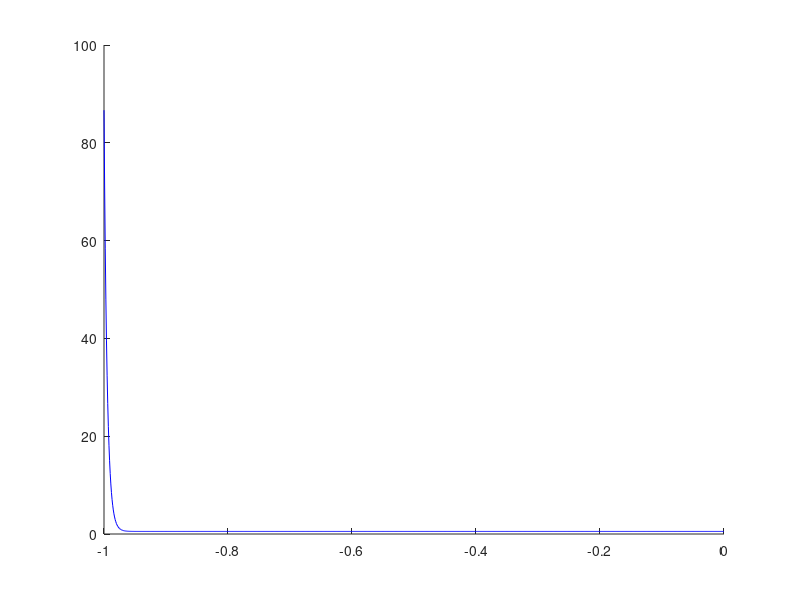
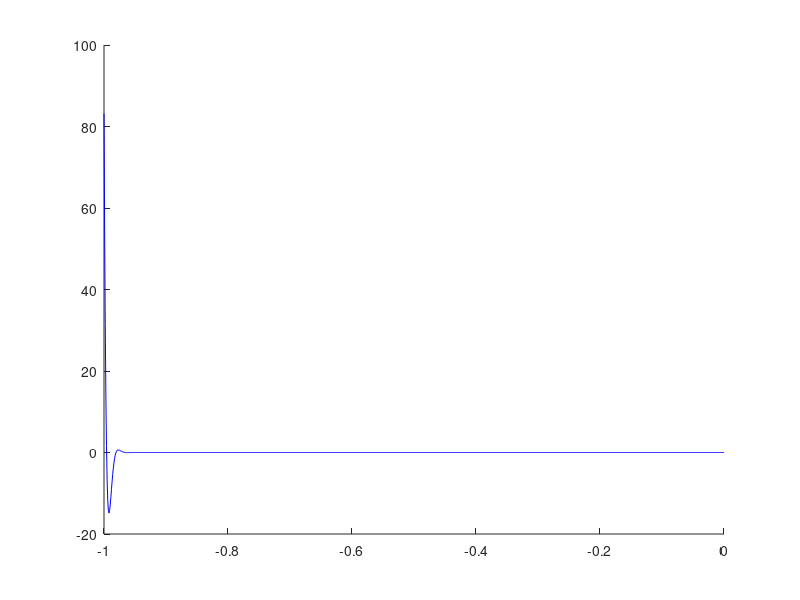

These figures' MATLAB source, in order:
clear all; close all; clc

%% Input

% Load
S_max = 300e6; % [N/m^2]
R_load = 0.1; % [-]

% Total number of cycles
N = 10; % [-]

% Adherent
E   = 70e9; % [Pa]
t   = 0.0032; % [m]
v   = 0.34; % [-]
% Strap (upper, long adherent) length
L_1 = 1; % [m]
% lap (lower, short adherent) length
L_2 = 0.5; % [m]

% Adhesive
t_a = 0.078*0.0032; % [m]
E_a = 0.04*70e9; % [Pa]
G_a = 1.1e9; % [Pa]
v_a = 0.4; % [-]

% Initial crack length
b = 0; % [m]

%% Calculations

% Applied force
P_max = S_max*t; % [N/m]
P_min = P_max*R_load; % [N/m]
P_mean = P_max*(1+R_load)/2; % [N/m]
P_load = [P_min P_max P_mean]';

% Applied stress
S_min = S_max*R_load; % [N/m^2]
S_mean = S_max*(1+R_load)/2; % [N/m^2]
S_load = [S_min S_max S_mean];

% Adherent stiffnesses
% Free adherent
D_11 = E*t^3/12;
A_11 = E*t;
% Overlap region (lumped together)
D_00 = 2*E*(t^3/12+t*(t/2+t_a/2)^2) + E_a*t_a^3/12;
A_00 = E*t*2 + E_a*t_a;

% Calculate displacement and overlap edge loads
G_I     = zeros(1,2);
G_II    = zeros(1,2);
G_T     = zeros(1,2);
G1_eq   = zeros(1,2);
MR      = zeros(1,2);
N = 0:0.01:0.5;
b_hist  = zeros(1,length(N));
G_hist  = zeros(4,length(N));

% Initital geometry
l_A = L_1-(L_2+b);
l_B = L_2-b;

% Initial angle neutral axis w.r.t. adherent neutral axis
alpha = (t + t_a)/(2*(l_A+l_B));

% x-vector spanning the free adherent length
x1 = 0:l_A/100:l_A;
% x-vector spanning the overlap length
x0 = 0:l_B/100:l_B;
% x-vector spanning the entire length
x = [x1 x0+l_A];

for i = 1:2
    
    P = P_load(i);
    
    % >> Roller-Roller Boundary Conditions
    
    % Eigenvalues
    lambda_1 = sqrt(P/D_11);
    lambda_0 = sqrt(P/D_00);
    
    % Integration coeficients
    A_1 = 0;
    %B_1 = -sqrt(D_11) * (cosh(D_00 ^ (-0.1e1 / 0.2e1) * sqrt(P) * l_B) * t + cosh(D_00 ^ (-0.1e1 / 0.2e1) * sqrt(P) * l_B) * t_a + (2 * alpha * l_A) + 0.2e1 * alpha * l_B - t - t_a) / (sqrt(D_11) * cosh(D_00 ^ (-0.1e1 / 0.2e1) * sqrt(P) * l_B) * sinh(D_11 ^ (-0.1e1 / 0.2e1) * sqrt(P) * l_A) + sqrt(D_00) * cosh(D_11 ^ (-0.1e1 / 0.2e1) * sqrt(P) * l_A) * sinh(D_00 ^ (-0.1e1 / 0.2e1) * sqrt(P) * l_B)) / 0.2e1;
    B_1 = -(sqrt(D_11)*(cosh(lambda_0*l_B)*t+cosh(lambda_0*l_B)*t_a+2*alpha*(l_A+l_B)-t-t_a))/(2*(sqrt(D_11)*cosh(lambda_0*l_B)*sinh(lambda_1*l_A)+sqrt(D_00)*cosh(lambda_1*l_A)*sinh(lambda_0*l_B)));
    %A_0 = (-2*sqrt(D_00/D_11)*B_1*cosh(lambda_1*l_A)*sinh(lambda_0*l_B)-2*alpha*(l_A+l_B)+t+t_a)/(2*cosh(lambda_0*l_B))
    A_0 = (-0.2e1 * sqrt(D_00) * B_1 * cosh(D_11 ^ (-0.1e1 / 0.2e1) * sqrt(P) * l_A) * D_11 ^ (-0.1e1 / 0.2e1) * sinh(D_00 ^ (-0.1e1 / 0.2e1) * sqrt(P) * l_B) + (-0.2e1 * l_A - 0.2e1 * l_B) * alpha + t + t_a) / cosh(D_00 ^ (-0.1e1 / 0.2e1) * sqrt(P) * l_B) / 0.2e1;
    B_0 = sqrt(D_00) * B_1 * cosh(D_11 ^ (-0.1e1 / 0.2e1) * sqrt(P) * l_A) * D_11 ^ (-0.1e1 / 0.2e1);
    B_0 = sqrt(D_00/D_11)*B_1*cosh(lambda_1*l_A)
    
    % From force equilibrium (M_A = M_B = 0) due to roller BC
    R_A = 0;
    M_A = 0;
    
    % Vertical displacement of the free adherent
    w1 = A_1 * cosh(lambda_1.*x1) + B_1 * sinh(lambda_1.*x1) + (alpha + R_A/P) .* x1 + M_A/P;
    % Vertical desiplacement of the overlap region
    w0 = A_0 * cosh(lambda_0.*x0) + B_0 * sinh(lambda_0.*x0) + alpha .* (l_A + x0) - (t + t_a)/2 + (l_A + x0) * R_A/P + M_A/P;
    
    % Bending moment of the free adherent
    % displacement as positive, I think it should be +)
    M1 = P * (-A_1 * cosh(lambda_1 .* x1) - B_1 * sinh(lambda_1 .* x1));
    % Bending moment of the overlap region
    M0 = P * (-A_0 * cosh(lambda_0 .* x0) - B_0 * sinh(lambda_0 .* x0));
    
    % Shear force in the free adherent
    Q1 = P * (-A_1*lambda_1*sinh(lambda_1.*x1)-B_1*lambda_1*sinh(lambda_1.*x1));
    % Shear force in the overlap region
    Q2 = P * (-A_0*lambda_0*sinh(lambda_0.*x0)-B_0*lambda_0*sinh(lambda_0.*x0));
    
    % Overlap edge loads
    % > From MoABJ, chapter Analysis of Cracked Lap Shear Joints, page 31
    M_k = M1(end);
    Q_k = Q1(end);
    
    % Adhesive Stresses
    x0 = -l_B:l_B/1000:0;
    F = P*cos(alpha);
    
    % > From MoABJ, chapter Analysis of Cracked Lap Shear Joints, page 30
    beta_k = sqrt(F/D_11);
    beta_0 = sqrt(F/D_00);
    
    % > From MoABJ, chapter Analysis of Cracked Lap Shear Joints, page 33
    alpha_k = A_11 * t^2 / (4 * D_11);
    alpha_a = (1 + alpha_k) / 4;
    
    % Bending moment factor
    k = M_k/(P*(t+t_a)/2);
    % By GR (note: t_a = 0 in for this expression)
    % > From MoABJ, chapter Analysis of Cracked Lap Shear Joints, page 40
    k = 1/(1+2*sqrt(2)*tanh(beta_k*l_B/(2*sqrt(2))*coth(beta_k*l_A)));
    
    % Peel stress integration constants
    % > From Luo and Tong 2004
    beta_s = sqrt(2)/2*(24*E_a/(E*t^3*t_a))^(1/4);
    beta_t = sqrt(8*G_a/(A_11*t_a));
    beta_a = sqrt(alpha_a*beta_t^2);
    
    % Peel stress integration constants
    % > From Luo and Tong 2004
    B_s1 = 6/(beta_s^3*E*t^3)*(M_k*beta_s*(sinh(beta_s*l_B)*cos(beta_s*l_B)+cosh(beta_s*l_B)*sin(beta_s*l_B))+Q_k*sinh(beta_s*l_B)*sin(beta_s*l_B))/(sinh(2*beta_s*l_B)+sin(2*beta_s*l_B));
    B_s4 = 6/(beta_s^3*E*t^3)*(M_k*beta_s*(sinh(beta_s*l_B)*cos(beta_s*l_B)-cosh(beta_s*l_B)*sin(beta_s*l_B))+Q_k*cosh(beta_s*l_B)*cos(beta_s*l_B))/(sinh(2*beta_s*l_B)+sin(2*beta_s*l_B));
    
    % Adhesive shear stress (Luo and Tong 2007)
    Shear_a = beta_t*(F*t+6*M_k)*cosh(beta_t*x0)/(8*t*sinh(beta_t*l_B)) + 3*(F*t-2*M_k)/(8*t*l_B);
    % Adheisve peel stress (Luo and Tong 2004)
    Peel_a = 2*E_a/t_a*(B_s1*sinh(beta_s*x0).*sin(beta_s*x0)+B_s4*cosh(beta_s*x0).*cos(beta_s*x0));
    
    G_1 = t_a/(2*E_a)*Peel_a(1)^2;
    G_2 = t_a/(2*G_a)*Shear_a(1)^2;
    G_t = G_1+G_2;
    mr = G_2/G_t;
    
    G_I(i) = G_1;
    G_II(i) = G_2;
    G_T(i) = G_t;
    MR(i) = mr;
    G1_eq(i) = sqrt(G_1)/2+sqrt(G_1/2+G_2);
end

dG1_eq = (G1_eq(2)-G1_eq(1))^2;

c0 = 5.27*10^(-17);
m0 = 3.78;
c100 = 10^(-17.6);
MR = MR(2);

dbdN = c100^MR*c0^(1-MR)*dG1_eq^m0;

figure(2)
hold on
plot(x0/l_B,Shear_a/10^6,'b')
hold off

figure(3)
hold on
plot(x0/l_B,Peel_a/10^6,'b')
hold off

% k1 = (1+t_a/t)*k;
% Shear_a_max = 1/8*((3*k1+1)*beta_t*coth(beta_t*l_B)+3*(1-k1))*F;
% Peel_a_max = (1+(beta_k/beta_s)*coth(beta_k*l_A))*beta_s^2*M_k;

% >> Clamped-Clamped Boundary Conditions